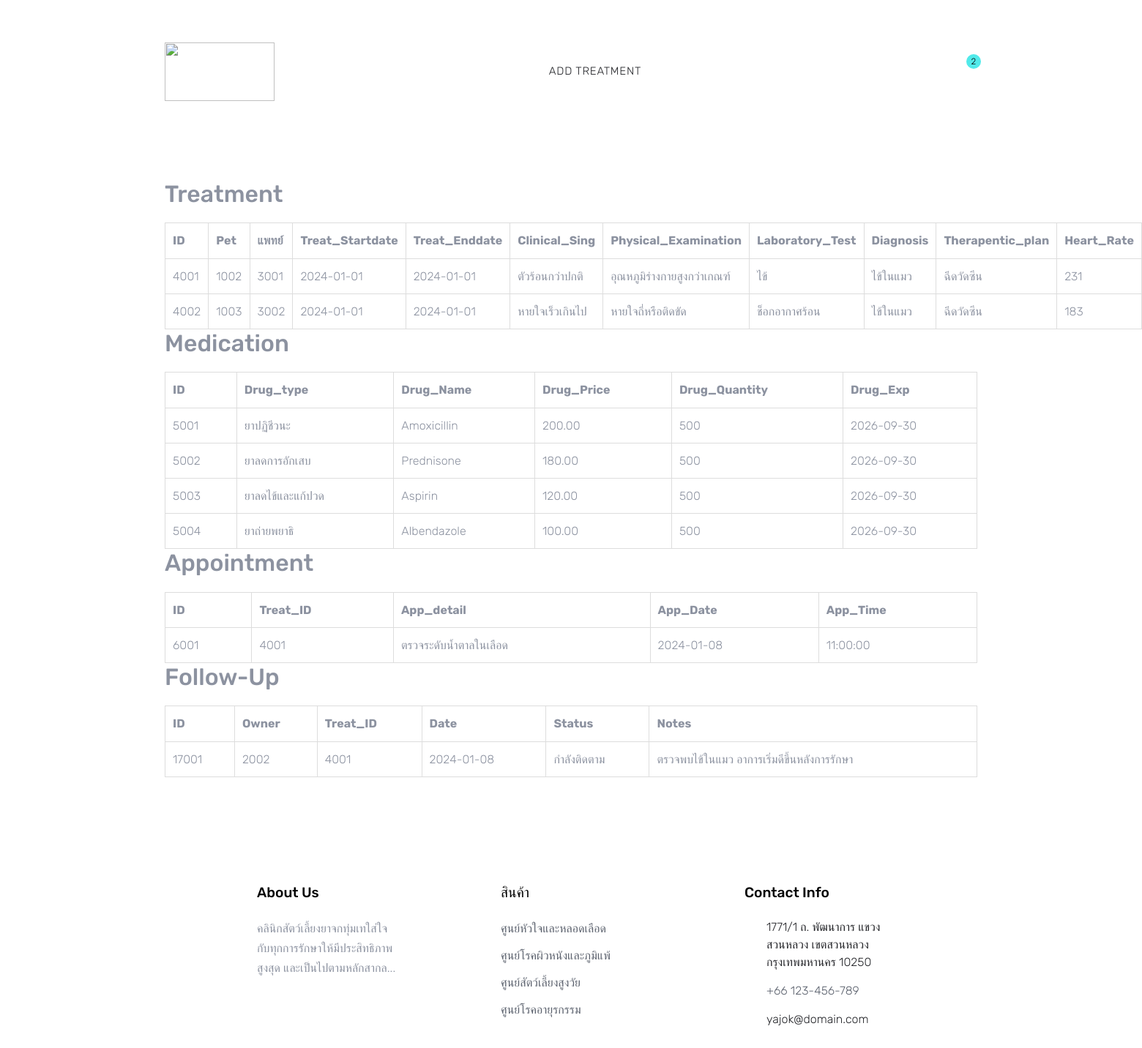
The page /code/treatment_table.php on the database its author committed.
### tables this page shows
CREATE TABLE `treatment` (
  `Treat_ID` int(11) NOT NULL,
  `Pet_ID` int(11) DEFAULT NULL,
  `Emp_ID` int(11) DEFAULT NULL,
  `Treat_Startdate` date DEFAULT NULL,
  `Treat_Enddate` date DEFAULT NULL,
  `clinical_Sing` varchar(255) DEFAULT NULL,
  `Physical_Examination` varchar(255) DEFAULT NULL,
  `Laborary_Test` varchar(255) DEFAULT NULL,
  `Diagnosis` varchar(255) DEFAULT NULL,
  `Therapentic_plan` varchar(255) DEFAULT NULL,
  `Heart_rate` int(11) DEFAULT NULL,
  `Temperature` int(11) DEFAULT NULL
);

CREATE TABLE `medication` (
  `Drug_ID` int(11) NOT NULL,
  `Drug_Type` varchar(255) DEFAULT NULL,
  `Drug_Name` varchar(255) DEFAULT NULL,
  `Drug_Price` decimal(10,2) DEFAULT NULL,
  `Drug_Quantity` int(11) DEFAULT NULL,
  `Drug_Exp` date DEFAULT NULL
);

CREATE TABLE `appointment` (
  `App_ID` int(11) NOT NULL,
  `Treat_ID` int(11) DEFAULT NULL,
  `App_detail` varchar(255) DEFAULT NULL,
  `App_Date` date DEFAULT NULL,
  `App_time` time DEFAULT NULL
);

CREATE TABLE `follow_up` (
  `Follow_ID` int(11) NOT NULL,
  `CUS_ID` int(11) DEFAULT NULL,
  `Treat_ID` int(11) DEFAULT NULL,
  `Follow_Date` date DEFAULT NULL,
  `Follow_Status` varchar(200) DEFAULT NULL,
  `Follow_Notes` varchar(255) DEFAULT NULL
);

### code/treatment_table.php (the view, shortened to what this page needs)
<?php
$conn = new mysqli('localhost', 'root', '', 'clinics');
$sql_treatment = "SELECT Treat_ID, Pet_ID, Emp_ID, Treat_Startdate, Treat_Enddate, clinical_Sing, Physical_Examination, Laborary_Test, Diagnosis, Therapentic_plan, Heart_rate, Temperature FROM treatment";
$result_treatment = $conn->query($sql_treatment);
$sql_medication = "SELECT Drug_ID, Drug_Type, Drug_Name, Drug_Price, Drug_Quantity, Drug_Exp FROM medication";
$result_medication = $conn->query($sql_medication);
$sql_app = "SELECT App_ID , Treat_ID, App_detail, App_Date, App_time FROM appointment";
$result_app = $conn->query($sql_app);
$sql_follow = "SELECT Follow_ID, CUS_ID, Treat_ID, Follow_Date, Follow_Status, Follow_Notes FROM follow_up";
$result_follow = $conn->query($sql_follow);
?>
<!DOCTYPE html>
<html lang="en">
<head>
  <link rel="stylesheet" href="fonts/icomoon/style.css">
  <link rel="stylesheet" href="css/bootstrap.min.css">
  <link rel="stylesheet" href="css/magnific-popup.css">
  <link rel="stylesheet" href="css/jquery-ui.css">
  <link rel="stylesheet" href="css/owl.carousel.min.css">
  <link rel="stylesheet" href="css/owl.theme.default.min.css">
  <link rel="stylesheet" href="css/aos.css">
  <link rel="stylesheet" href="css/style.css">
</head>
<body>
  <div class="site-wrap">
    <div class="site-navbar py-2">
      <div class="container">
        <div class="d-flex align-items-center justify-content-between">
          <div class="logo">
            <div class="site-logo">
              <a href="home.php" class="js-logo-clone"><img src="./images/YAJOK.png" style="width:150px;height:80px;"></a>
            </div>
          </div>
          <div class="main-nav d-none d-lg-block">
            <nav class="site-navigation text-right text-md-center" role="navigation">
              <ul class="site-menu js-clone-nav d-none d-lg-block">
                <li><a href="treatment.php">Add Treatment</a></li>
              </ul>
            </nav>
          </div>
          <div class="icons">
            <a href="#" class="icons-btn d-inline-block js-search-open"><span class="icon-search"></span></a>
            <a href="cart.html" class="icons-btn d-inline-block bag">
              <span class="icon-shopping-bag"></span>
              <span class="number">2</span>
            </a>
          </div>
        </div>
      </div>
    </div>
    <div class="container">
      <h2>Treatment</h2>
      <table>
        <tr>
          <th>ID</th>
          <th>Pet</th>
          <th>แพทย์</th>
          <th>Treat_Startdate</th>
          <th>Treat_Enddate</th>
          <th>Clinical_Sing</th>
          <th>Physical_Examination </th>
          <th>Laboratory_Test</th>
          <th>Diagnosis</th>
          <th>Therapentic_plan</th>
          <th>Heart_Rate</th>
        </tr>
        <?php if ($result_treatment && $result_treatment->num_rows > 0) { ?>
          <?php while($row = $result_treatment->fetch_assoc()) { ?>
            <tr>
              <td><?php echo htmlspecialchars($row['Treat_ID']); ?></td>
              <td><?php echo htmlspecialchars($row['Pet_ID']); ?></td>
              <td><?php echo htmlspecialchars($row['Emp_ID']); ?></td>
              <td><?php echo htmlspecialchars($row['Treat_Startdate']); ?></td>
              <td><?php echo htmlspecialchars($row['Treat_Enddate']); ?></td>
              <td><?php echo htmlspecialchars($row['clinical_Sing']); ?></td>
              <td><?php echo htmlspecialchars($row['Physical_Examination']); ?></td>
              <td><?php echo htmlspecialchars($row['Laborary_Test']); ?></td>
              <td><?php echo htmlspecialchars($row['Diagnosis']); ?></td>
              <td><?php echo htmlspecialchars($row['Therapentic_plan']); ?></td>
              <td><?php echo htmlspecialchars($row['Heart_rate']); ?></td>
            </tr>
          <?php } ?>
        <?php } else { ?>
          <tr>
            <td colspan="13">ไม่พบข้อมูล</td>
          </tr>
        <?php } ?>
      </table>
      <h2>Medication</h2>
      <table>
        <tr>
          <th>ID</th>
          <th>Drug_type</th>
          <th>Drug_Name</th>
          <th>Drug_Price</th>
          <th>Drug_Quantity</th>
          <th>Drug_Exp</th>
        </tr>
        <?php if ($result_medication && $result_medication->num_rows > 0) { ?>
          <?php while($row = $result_medication->fetch_assoc()) { ?>
            <tr>
              <td><?php echo htmlspecialchars($row['Drug_ID']); ?></td>
              <td><?php echo htmlspecialchars($row['Drug_Type']); ?></td>
              <td><?php echo htmlspecialchars($row['Drug_Name']); ?></td>
              <td><?php echo htmlspecialchars($row['Drug_Price']); ?></td>
              <td><?php echo htmlspecialchars($row['Drug_Quantity']); ?></td>
              <td><?php echo htmlspecialchars($row['Drug_Exp']); ?></td>
            </tr>
          <?php } ?>
        <?php } else { ?>
          <tr>
            <td colspan="13">ไม่พบข้อมูล</td>
          </tr>
        <?php } ?>
      </table>
      <h2>Appointment</h2>
      <table>
        <tr>
          <th>ID</th>
          <th>Treat_ID</th>
          <th>App_detail</th>
          <th>App_Date</th>
          <th>App_Time</th>
        </tr>
        <?php if ($result_app && $result_app->num_rows > 0) { ?>
          <?php while($row = $result_app->fetch_assoc()) { ?>
            <tr>
              <td><?php echo htmlspecialchars($row['App_ID']); ?></td>
              <td><?php echo htmlspecialchars($row['Treat_ID']); ?></td>
              <td><?php echo htmlspecialchars($row['App_detail']); ?></td>
              <td><?php echo htmlspecialchars($row['App_Date']); ?></td>
              <td><?php echo htmlspecialchars($row['App_time']); ?></td>
            </tr>
          <?php } ?>
        <?php } else { ?>
          <tr>
            <td colspan="13">ไม่พบข้อมูล</td>
          </tr>
        <?php } ?>
      </table>
      <h2>Follow-Up</h2>
      <table>
        <tr>
          <th>ID</th>
          <th>Owner</th>
          <th>Treat_ID</th>
          <th>Date</th>
          <th>Status</th>
          <th>Notes</th>
        </tr>
        <?php if ($result_follow && $result_follow->num_rows > 0) { ?>
          <?php while($row = $result_follow->fetch_assoc()) { ?>
            <tr>
              <td><?php echo htmlspecialchars($row['Follow_ID']); ?></td>
              <td><?php echo htmlspecialchars($row['CUS_ID']); ?></td>
              <td><?php echo htmlspecialchars($row['Treat_ID']); ?></td>
              <td><?php echo htmlspecialchars($row['Follow_Date']); ?></td>
              <td><?php echo htmlspecialchars($row['Follow_Status']); ?></td>
              <td><?php echo htmlspecialchars($row['Follow_Notes']); ?></td>
            </tr>
          <?php } ?>
        <?php } else { ?>
          <tr>
            <td colspan="13">ไม่พบข้อมูล</td>
          </tr>
        <?php } ?>
      </table>
    <footer class="site-footer">
      <div class="container">
        <div class="row">
          <div class="col-md-6 col-lg-3 mb-4 mb-lg-0">
            <div class="block-7">
              <h3 class="footer-heading mb-4">About Us</h3>
              <p>คลินิกสัตว์เลี้ยงยาจกทุ่มเทใส่ใจกับทุกการรักษาให้มีประสิทธิภาพสูงสุด และเป็นไปตามหลักสากล...</p>
            </div>
          </div>
          <div class="col-lg-3 mx-auto mb-5 mb-lg-0">
            <h3 class="footer-heading mb-4">สินค้า</h3>
            <ul class="list-unstyled">
              <li><a href="#">ศูนย์หัวใจและหลอดเลือด</a></li>
              <li><a href="#">ศูนย์โรคผิวหนังและภูมิแพ้</a></li>
              <li><a href="#">ศูนย์สัตว์เลี้ยงสูงวัย</a></li>
              <li><a href="#">ศูนย์โรคอายุรกรรม</a></li>
            </ul>
          </div>
          <div class="col-md-6 col-lg-3">
            <div class="block-5 mb-5">
              <h3 class="footer-heading mb-4">Contact Info</h3>
              <ul class="list-unstyled">
                <li class="address">1771/1 ถ. พัฒนาการ แขวงสวนหลวง เขตสวนหลวง กรุงเทพมหานคร 10250</li>
                <li class="phone"><a href="tel://23923929210">+66 123-456-789</a></li>
                <li class="email">yajok@domain.com</li>
              </ul>
            </div>
          </div>
        </div>
      </div>
    </footer>
  </div>
</body>
</html>

### code/css/style.css (style rules this page uses)
body { line-height: 1.7; color: #8c92a0; font-weight: 300; font-size: 16px; }
.container { width: 80%; margin: 50px auto; }
table { width: 100%; border-collapse: collapse; margin-top: 20px; }
th, td { padding: 10px; border: 1px solid #ddd; text-align: left; }
a { -webkit-transition: .3s all ease; -o-transition: .3s all ease; transition: .3s all ease; }
.site-wrap:before { -webkit-transition: .3s all ease-in-out; -o-transition: .3s all ease-in-out; transition: .3s all ease-in-out; background: rgba(0, 0, 0, 0.6); content: ""; position: absolute; z-index: 2000; top: 0; left: 0; right: 0; bottom: 0; opacity: 0; visibility: hidden; }
.site-footer { padding: 6em 0; }
.site-footer ul li { margin-bottom: 10px; }
.site-footer ul li a { color: #5c626e; }
.site-footer .footer-heading { font-size: 1.2rem; color: #000; margin-bottom: 1rem; }
.site-logo a { text-transform: uppercase; letter-spacing: .2em; font-size: 22px; color: #000 !important; font-weight: 900; }
.icons-btn { display: inline-block; text-align: center; }
.icons-btn span { display: block; height: 40px; width: 40px; line-height: 40px; }
.site-navbar { margin-bottom: 0px; z-index: 1999; position: relative; top: 0; width: 100%; background: #fff; }
.site-navbar a { color: #000; }
.site-navbar .site-navigation .site-menu { margin-left: 0; padding-left: 0; margin-bottom: 0; }
.site-navbar .site-navigation .site-menu a { text-decoration: none !important; font-size: 15px; display: inline-block; }
.site-navbar .site-navigation .site-menu > li { display: inline-block; padding: 10px 5px; }
.site-navbar .site-navigation .site-menu > li > a { padding: 10px 10px; text-transform: uppercase; letter-spacing: .05em; color: #25262a; font-size: 15px; text-decoration: none !important; }
.block-5 ul, .block-5 ul li { list-style: none; padding: 0; margin: 0; line-height: 1.5; }
.block-5 ul li { padding-left: 30px; position: relative; margin-bottom: 15px; color: #25262a; }
.block-5 ul li:before { top: 0; font-family: "icomoon"; content: ""; position: absolute; left: 0; font-size: 20px; line-height: 1; color: #51eaea; }
.block-5 ul li.address:before { content: "\e8b4"; }
.block-5 ul li.email:before { content: "\f0e0"; }
.block-5 ul li.phone:before { content: "\f095"; }
.bag { position: relative; }
.bag .number { position: absolute; top: 0; width: 20px; height: 20px; border-radius: 50%; line-height: 20px; color: #000; font-size: 12px; background: #51eaea; right: -5px; }

### rows shown on the page
treatment: Treat_ID "4001", Pet_ID "1002", Emp_ID "3001", Treat_Startdate "2024-01-01", Treat_Enddate "2024-01-01", clinical_Sing "ตัวร้อนกว่าปกติ", Physical_Examination "อุณหภูมิร่างกายสูงกว่าเกณฑ์", Laborary_Test "ไข้", Diagnosis "ไข้ในแมว", Therapentic_plan "ฉีดวัดซีน", Heart_rate "231"
treatment: Treat_ID "4002", Pet_ID "1003", Emp_ID "3002", Treat_Startdate "2024-01-01", Treat_Enddate "2024-01-01", clinical_Sing "หายใจเร็วเกินไป", Physical_Examination "หายใจถี่หรือติดขัด", Laborary_Test "ช็อกอากาศร้อน", Diagnosis "ไข้ในแมว", Therapentic_plan "ฉีดวัดซีน", Heart_rate "183"
medication: Drug_ID "5001", Drug_Type "ยาปฏิชีวนะ", Drug_Name "Amoxicillin", Drug_Price "200.00", Drug_Quantity "500", Drug_Exp "2026-09-30"
medication: Drug_ID "5002", Drug_Type "ยาลดการอักเสบ", Drug_Name "Prednisone", Drug_Price "180.00", Drug_Quantity "500", Drug_Exp "2026-09-30"
medication: Drug_ID "5003", Drug_Type "ยาลดไข้และแก้ปวด", Drug_Name "Aspirin", Drug_Price "120.00", Drug_Quantity "500", Drug_Exp "2026-09-30"
medication: Drug_ID "5004", Drug_Type "ยาถ่ายพยาธิ", Drug_Name "Albendazole", Drug_Price "100.00", Drug_Quantity "500", Drug_Exp "2026-09-30"
appointment: App_ID "6001", Treat_ID "4001", App_detail "ตรวจระดับน้ำตาลในเลือด", App_Date "2024-01-08", App_time "11:00:00"
follow_up: Follow_ID "17001", CUS_ID "2002", Treat_ID "4001", Follow_Date "2024-01-08", Follow_Status "กำลังติดตาม", Follow_Notes "ตรวจพบไข้ในแมว อาการเริ่มดีขึ้นหลังการรักษา"
